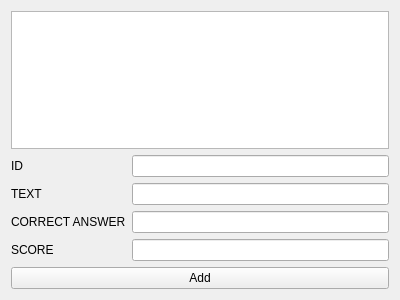
<?xml version="1.0" encoding="UTF-8"?>
<ui version="4.0">
 <class>Presenter</class>
 <widget class="QWidget" name="Presenter">
  <property name="geometry">
   <rect>
    <x>0</x>
    <y>0</y>
    <width>400</width>
    <height>300</height>
   </rect>
  </property>
  <property name="windowTitle">
   <string>Presenter</string>
  </property>
  <layout class="QVBoxLayout" name="verticalLayout">
   <item>
    <widget class="QListWidget" name="listWidget"/>
   </item>
   <item>
    <layout class="QFormLayout" name="formLayout">
     <item row="0" column="0">
      <widget class="QLabel" name="label">
       <property name="text">
        <string>ID</string>
       </property>
      </widget>
     </item>
     <item row="0" column="1">
      <widget class="QLineEdit" name="lineEdit1"/>
     </item>
     <item row="1" column="0">
      <widget class="QLabel" name="label_2">
       <property name="text">
        <string>TEXT</string>
       </property>
      </widget>
     </item>
     <item row="1" column="1">
      <widget class="QLineEdit" name="lineEdit2"/>
     </item>
     <item row="2" column="0">
      <widget class="QLabel" name="label_3">
       <property name="text">
        <string>CORRECT ANSWER</string>
       </property>
      </widget>
     </item>
     <item row="2" column="1">
      <widget class="QLineEdit" name="lineEdit3"/>
     </item>
     <item row="3" column="0">
      <widget class="QLabel" name="label_4">
       <property name="text">
        <string>SCORE</string>
       </property>
      </widget>
     </item>
     <item row="3" column="1">
      <widget class="QLineEdit" name="lineEdit4"/>
     </item>
    </layout>
   </item>
   <item>
    <widget class="QPushButton" name="pushButton">
     <property name="text">
      <string>Add</string>
     </property>
    </widget>
   </item>
  </layout>
 </widget>
 <resources/>
 <connections/>
</ui>
